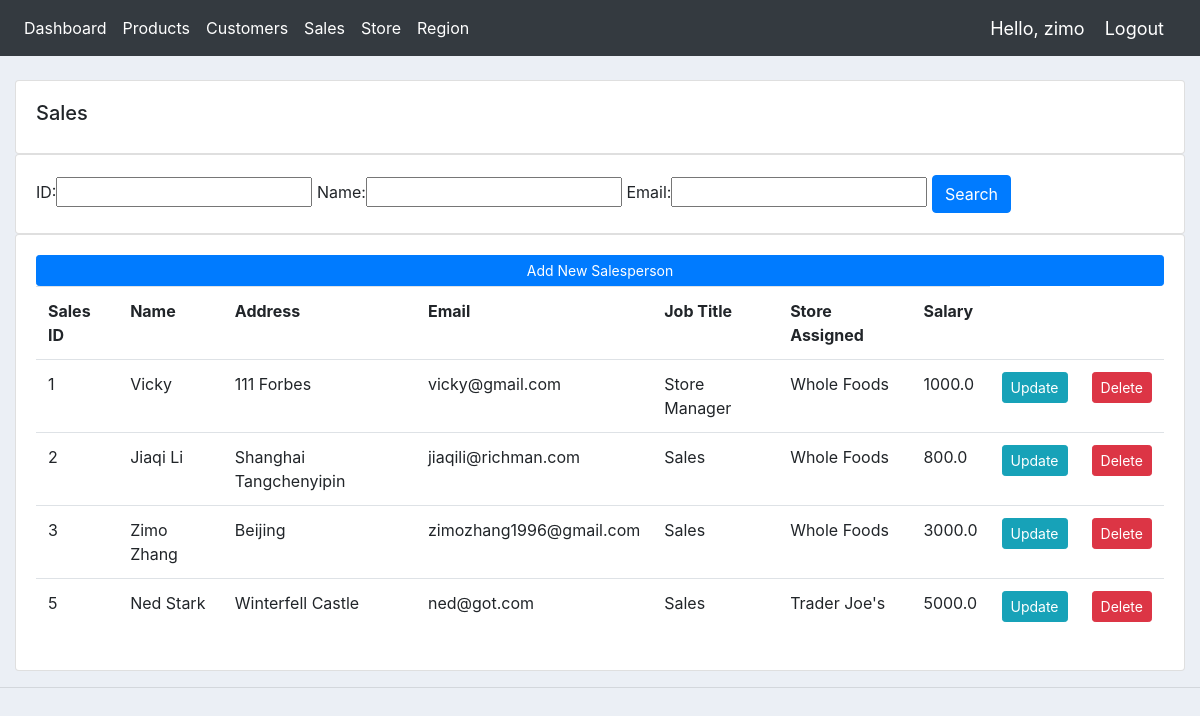
The app's page /sales/ (signed in) with its own data.
### accounts/models.py (models this page shows, shortened)
class Sales(models.Model):
	CATEGORY = (
			('Sales', 'Sales'),
			('Store Manager', 'Store Manager'),
			('Region Manager', 'Region Manager'),
			)
	name = models.CharField(max_length=200)
	address = models.CharField(max_length=200, null=True)
	email = models.EmailField(max_length=200, null=True)
	title = models.CharField(max_length=200, choices=CATEGORY)
	store = models.ForeignKey(Store, on_delete=models.PROTECT)
	salary = models.FloatField(default=3000)

class Store(models.Model):
	name = models.CharField(max_length=200)
	address = models.CharField(max_length=200, null=True)
	region = models.ForeignKey(Region, on_delete=models.PROTECT)
	def __str__(self):
		return self.name

### accounts/decorators.py (the view)
		def wrapper_func(request, *args, **kwargs):
			group = None
			if request.user.groups.exists():
				group = request.user.groups.all()[0].name
			if group in allowed_roles:
				return view_func(request, *args, **kwargs)
			else:
				return render(request, "store/NotAuth.html")

### accounts/views.py (called while the page is built)
@login_required(login_url='login')
@allowed_users(allowed_roles=['admin'])
@admin_only
def sales_view(request):
	sales = Sales.objects.all()
	myFilter = SalesFilter(request.GET, queryset=sales)
	sales = myFilter.qs
	context = {'sales': sales, 'myFilter': myFilter}
	return render(request, 'accounts/sales.html', context)

### accounts/templates/accounts/sales.html
{%  extends 'accounts/main.html' %}
{% block content %}
		<br>
		<div class="row">
			<div class="col-md">
				<div class="card card-body">
					<h5>Sales</h5>
				</div>
				<div class="card card-body">
					<form method="get" style="font-size: medium;">
						{{myFilter.form}}
						<button class="btn btn-primary" type="submit">Search</button>
					</form>
				</div>
				<div class="card card-body">
					<a class="btn btn-primary  btn-sm btn-block" href="{% url 'create_sale' %}" style="color:white;">Add New Salesperson</a>
					<table class="table">
						<tr>
							<th>Sales ID</th>
							<th>Name</th>
							<th>Address</th>
							<th>Email</th>
                            <th>Job Title</th>
                            <th>Store Assigned</th>
                            <th>Salary</th>
						</tr>
						{% for i in sales %}
							<tr>
                                <td>{{i.id}}</td>
								<td>{{i.name}}</td>
								<td>{{i.address}}</td>
								<td>{{i.email}}</td>
								<td>{{i.title}}</td>
                                <td>{{i.store}}</td>
                                <td>{{i.salary}}</td>
								<td><a class="btn btn-sm btn-info" href="{% url 'update_sale' i.id %}">Update</a></td>
								<td><a class="btn btn-sm btn-danger" href="{% url 'delete_sale' i.id %}">Delete</a></td>
							</tr>
						{% endfor %}
					</table>
				</div>
			</div>
		</div>
{% endblock content %}

### accounts/templates/accounts/navbar.html (shortened to what this page needs)
{% load static %}
<nav class="navbar navbar-expand-lg navbar-dark bg-dark">
  <div class="collapse navbar-collapse" id="navbarNav">
    <ul class="navbar-nav">
      <li class="nav-item active">
        <a class="nav-link" href="{% url 'home' %}">Dashboard</a>
      </li>
      <li class="nav-item active">
        <a class="nav-link" href="{% url 'products' %}">Products</a>
      </li>
      <li class="nav-item active">
        <a class="nav-link" href="{% url 'users' %}">Customers</a>
      </li>
      <li class="nav-item active">
        <a class="nav-link" href="{% url 'sales' %}">Sales</a>
      </li>
      <li class="nav-item active">
        <a class="nav-link" href="{% url 'stores' %}">Store</a>
      </li>
      <li class="nav-item active">
        <a class="nav-link" href="{% url 'regions' %}">Region</a>
      </li>
    </ul>
  </div>
  <span class="hello-msg">Hello, {{request.user}}</span>
  <span ><a  class="hello-msg" href="{% url 'logout' %}">Logout</a></span>
</nav>

### static/css/main.css (style rules this page uses)
body { background-color: #ebeff5; }

### accounts/templates/accounts/navbar.html (style rules this page uses)
.hello-msg { font-size: 18px; color: #fff; margin-right: 20px; }

### records on screen
Sales: id "1", name "Vicky", address "111 Forbes", email "vicky@gmail.com", title "Store Manager", store "Whole Foods", salary "1000.0"
Sales: id "2", name "Jiaqi Li", address "Shanghai Tangchenyipin", email "jiaqili@richman.com", title "Sales", store "Whole Foods", salary "800.0"
Sales: id "3", name "Zimo Zhang", address "Beijing", email "zimozhang1996@gmail.com", title "Sales", store "Whole Foods", salary "3000.0"
Sales: id "5", name "Ned Stark", address "Winterfell Castle", email "ned@got.com", title "Sales", store "Trader Joe's", salary "5000.0"

### other values on screen
{{ request.user }} "zimo"
